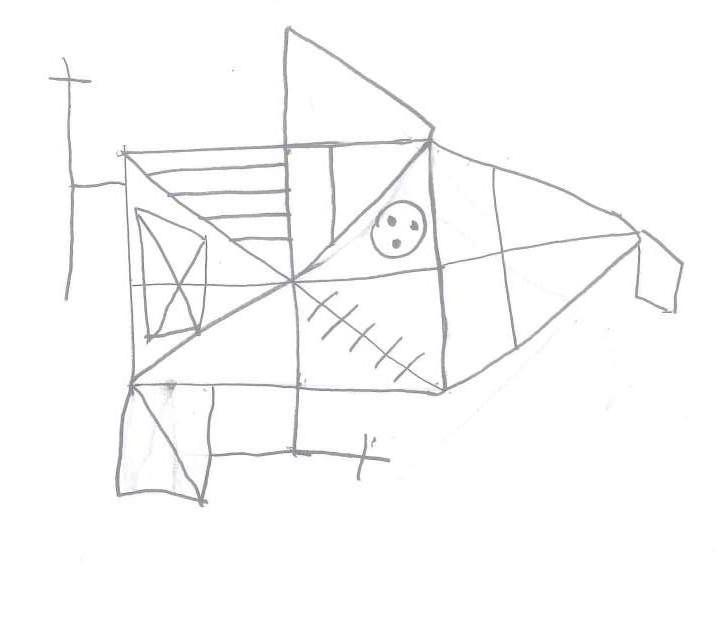
#> input picture notebooks/images/Colombia008_f4_NaN.jpg, 722 x 620 px
$ python -i preprocess.py   (imports and definitions only)   (older library calls are emulated)
#> lines starting #> are read from the running program, lines starting #| are printed output that depends on the picture
import numpy as np
import pandas as pd
from cv2 import imwrite
from skimage.color import rgb2gray
from math import floor
import decimal
from skimage.morphology import erosion
from scipy.ndimage.filters import minimum_filter
from skimage.exposure import adjust_gamma
from skimage.transform import resize
from sklearn.preprocessing import OneHotEncoder
import warnings
from skimage import filters


from config import DATA_AUGMENTATION, DEBUG

# [4 lines that did not run here, left out]
augmented_CANVAS_SIZE = (116, 150)

BIN_LOCATIONS = [(0, 14), (14, 16), (16, 18), (18, 20), (20, 22), (22, 24), (24, 26), (26, 28), (28, 30), (30, 32),
                 (32, 34), (34, 36), (36, 37)] # last bin for flawless images (36)


# [29 lines left out: functions resize_padded, sufficient, not called in this run]


# normalize image to zero mean and unit variance
# rescale back into 0-1
def normalization(img):
    img = (img-np.mean(img))/np.std(img)
    return img


# make image interpretable again as grayscale image (=~ undo normalization)
# [5 lines left out: function undo_normalization, not called in this run]


# gamma correction for images in [0,1]
def gamma_correct(img, gamma=3):
    img = erosion(img)
    img = adjust_gamma(img,gamma)
    return img


# [123 lines left out: functions procedure_min, procedure_erosion, bin_numbers, bin_numbers_continuous, postprocess_binned_labels, one_hot_encoding and 3 more, not called in this run]

def cutdown(img, threshold=0.94):
    threshold = threshold+10*np.finfo(float).eps
    i = 0
    while np.min(img[i, :]) > threshold:
        i = i+1
        if i >= np.shape(img)[0]:
            i = 0
            break
    img = img[i:, :]

    i = 0
    while np.min(img[np.shape(img)[0]-1-i, :]) > threshold:
        i = i+1
        if i >= np.shape(img)[0]:
            i = 0
            break
    img = img[0:np.shape(img)[0]-i,:]

    i = 0
    while np.min(img[:, i]) > threshold:
        i = i+1
        if i >= np.shape(img)[1]:
            i = 0
            break
    img = img[:, i:]

    i = 0
    while np.min(img[:,np.shape(img)[1]-1-i]) > threshold:
        i = i+1
        if i >= np.shape(img)[1]:
            i = 0
            break
    img = img[:, 0:np.shape(img)[1]-i]

    return img

# [6 lines left out: function blur_lines, not called in this run]


def preprocess(image):
    img_gray = rgb2gray(image)
    img_gray = gamma_correct(img_gray)
    thresh_cut = np.percentile(img_gray, 4)
    img_gray = cutdown(img_gray, thresh_cut)
    thresh_white = np.percentile(img_gray, 8)
    img_gray[img_gray>thresh_white] = 1
    resized_img = resize_padded(img_gray, CANVAS_SIZE)
    if not DATA_AUGMENTATION:
        # if data augmentation -> normalization is done later
        resized_img = normalization(resized_img)
    return resized_img


# [34 lines left out: functions preprocess_progress_plot, preprocess_basic, not called in this run]

>>> import cv2
>>> picture = cv2.cvtColor(cv2.imread('../../../notebooks/images/Colombia008_f4_NaN.jpg'), cv2.COLOR_BGR2RGB)
>>> result = preprocess(picture)
#> in gamma_correct, `img = erosion(img)`:
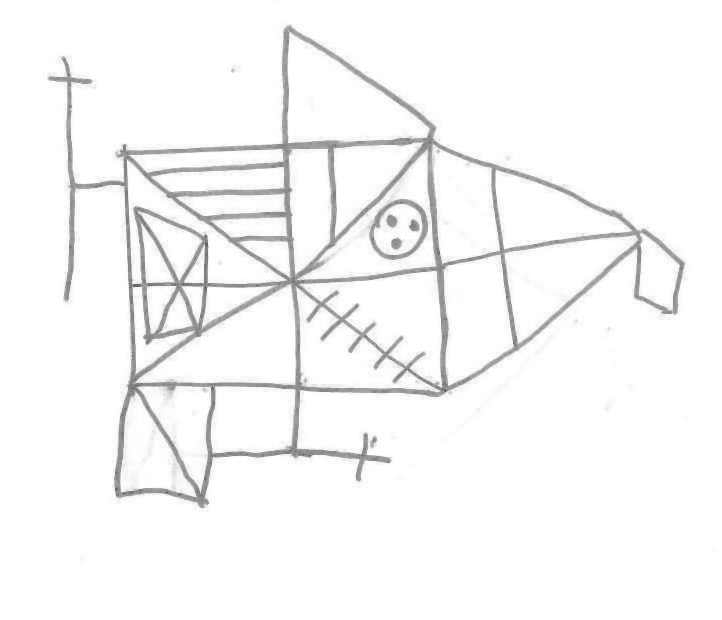
#> img: shape (620, 722) float64; min 0.376, max 1, mean 0.969
#> in gamma_correct, `img = adjust_gamma(img,gamma)`:
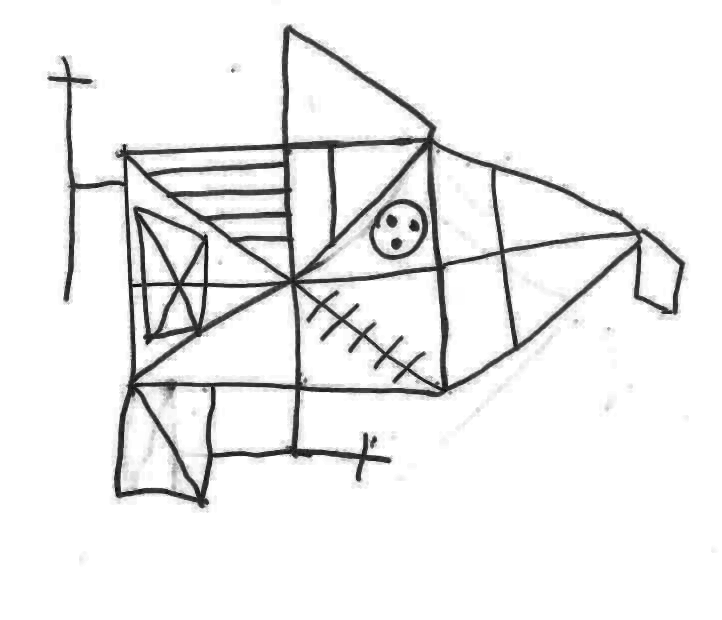
#> img: shape (620, 722) float64; min 0.0534, max 1, mean 0.935
#> in preprocess, `thresh_cut = np.percentile(img_gray, 4)`: thresh_cut = 0.238
#> the loop in cutdown, `while np.min(img[i, :]) > threshold:` made 27 passes
#> after the loop in cutdown, `while np.min(img[i, :]) > threshold:`: i = 27
#> in cutdown, `img = img[i:, :]`:
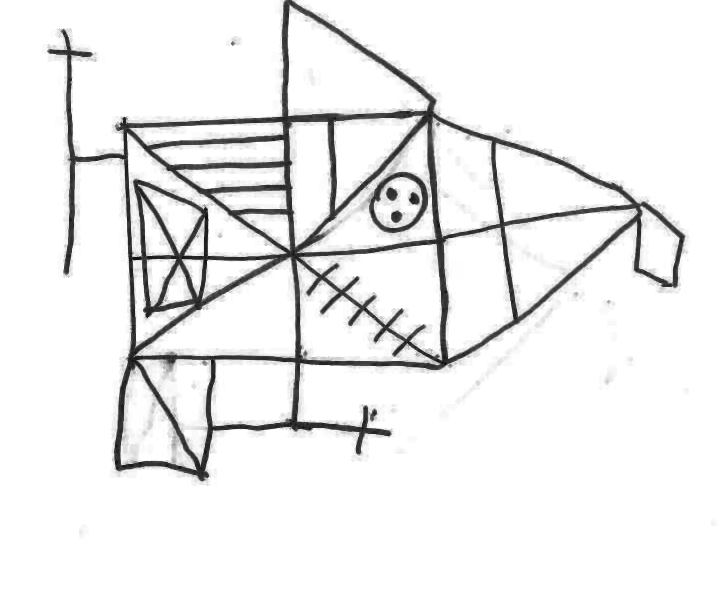
#> img: shape (593, 722) float64; min 0.0534, max 1, mean 0.932
#> the loop in cutdown, `while np.min(img[np.shape(img)[0]-1-i, :]) > threshold:` made 112 passes
#> after the loop in cutdown, `while np.min(img[np.shape(img)[0]-1-i, :]) > threshold:`: i = 112
#> in cutdown, `img = img[0:np.shape(img)[0]-i,:]`:
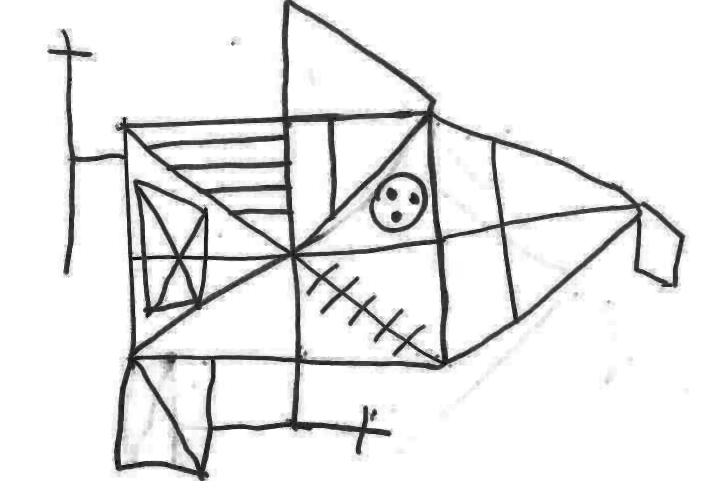
#> img: shape (481, 722) float64; min 0.0534, max 1, mean 0.916
#> the loop in cutdown, `while np.min(img[:, i]) > threshold:` made 49 passes
#> after the loop in cutdown, `while np.min(img[:, i]) > threshold:`: i = 49
#> in cutdown, `img = img[:, i:]`:
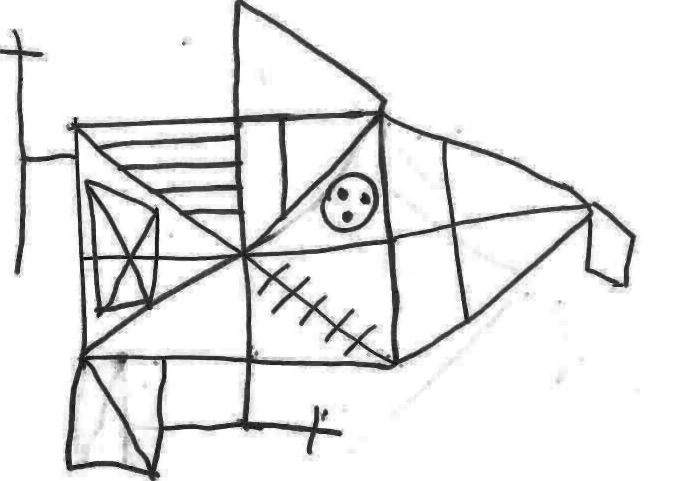
#> img: shape (481, 673) float64; min 0.0534, max 1, mean 0.91
#> the loop in cutdown, `while np.min(img[:,np.shape(img)[1]-1-i]) > threshold:` made 38 passes
#> after the loop in cutdown, `while np.min(img[:,np.shape(img)[1]-1-i]) > threshold:`: i = 38
#> in cutdown, `img = img[:, 0:np.shape(img)[1]-i]`:
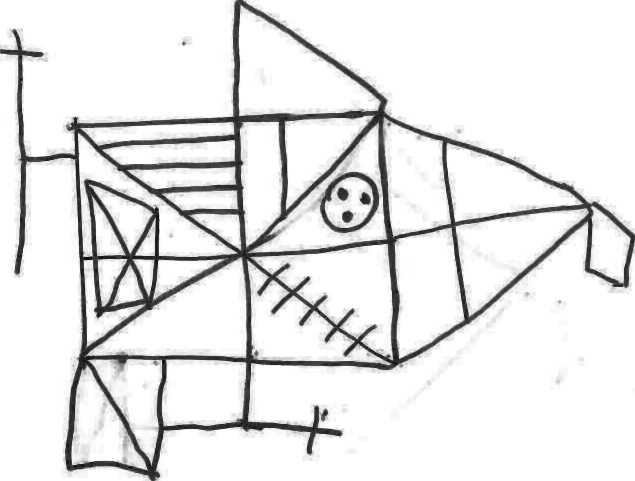
#> img: shape (481, 635) float64; min 0.0534, max 1, mean 0.904
#> in preprocess, `thresh_white = np.percentile(img_gray, 8)`: thresh_white = 0.302
#> in preprocess, `img_gray[img_gray>thresh_white] = 1`:
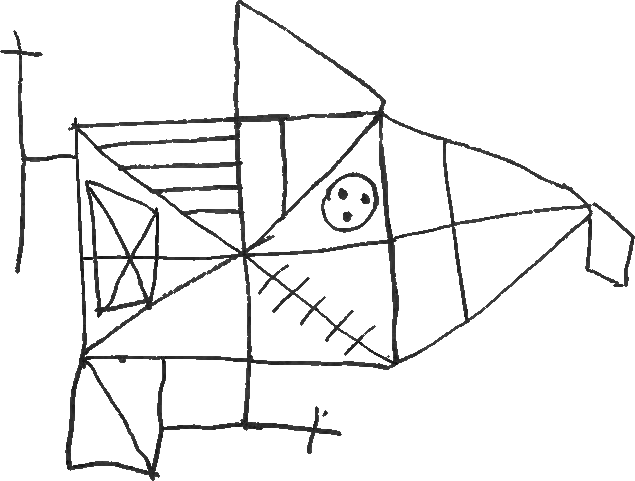
#> img_gray: shape (481, 635) float64; min 0.0534, max 1, mean 0.936
#> (the run stopped early here; a loop or call above may not have finished)
